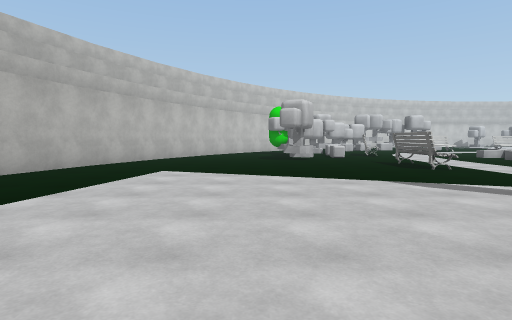
[1] (above)

24 first-person views from a walk through a Unity game level. The camera is 1.4 m above the floor, tilts 4° down and sees 80° across. The floor is counted in squares, 2 m on a side. Each view is taken from the middle of a square. On the plan, view 1 faces up. The plan holds only what a view shows up to about 10 squares ahead; the rest is blank. The place goes on beyond the plan. Surface patterns are stand-ins for the level's own textures.

[2]
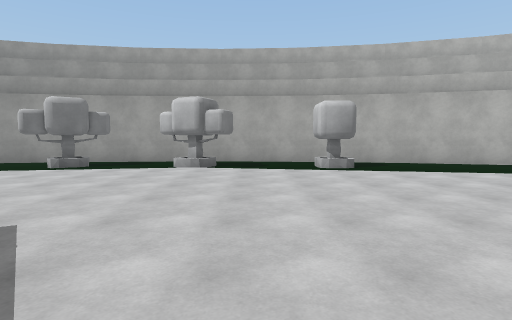

[3]
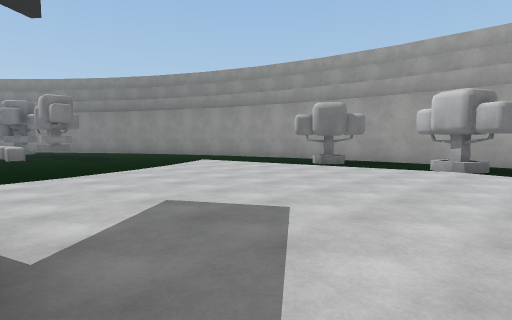

[4]
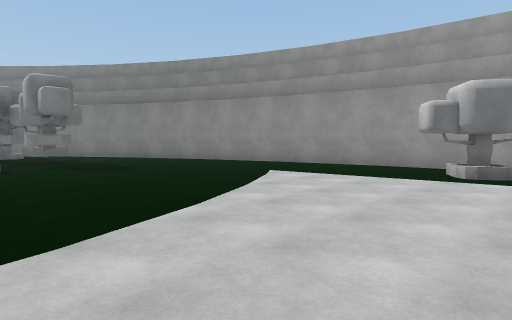

[5]
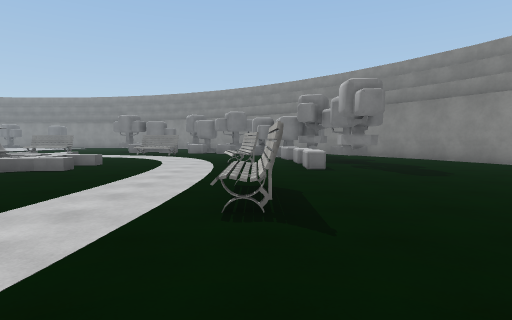

[6]
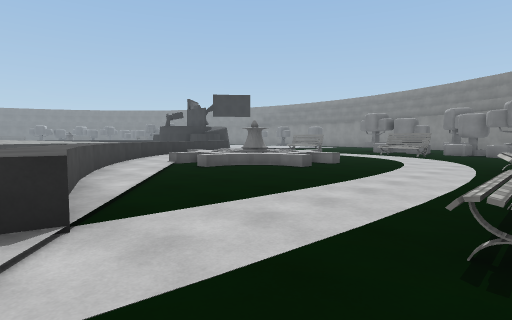

[7]
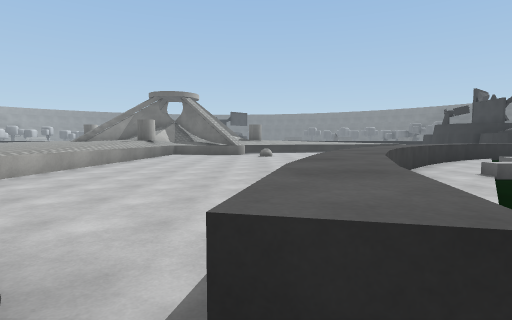

[8]
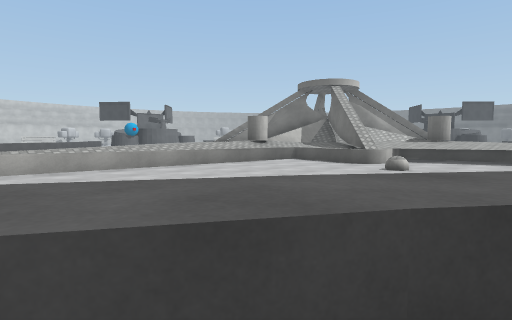

[9]
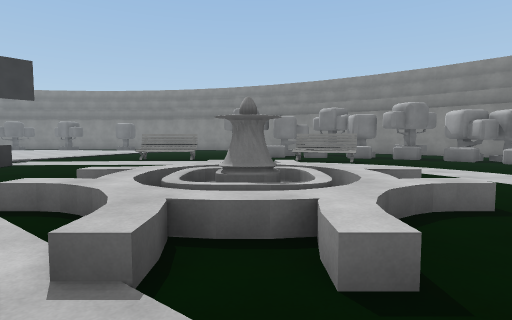

[10]
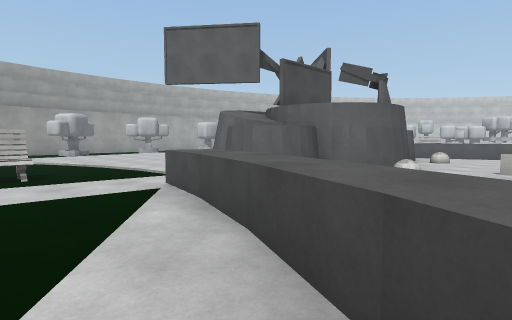

[11]
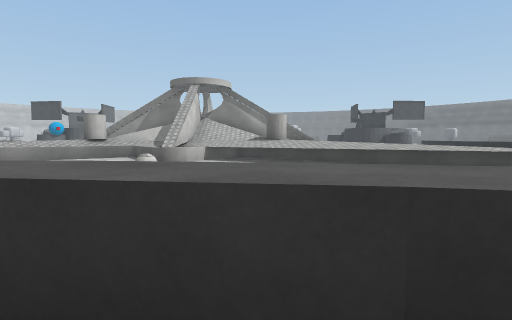

[12]
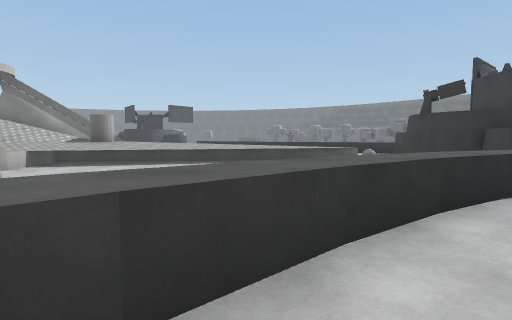

[13]
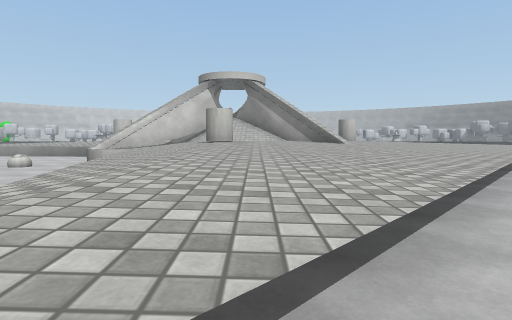

[14]
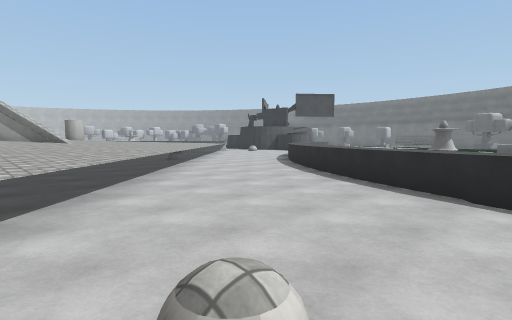

[15]
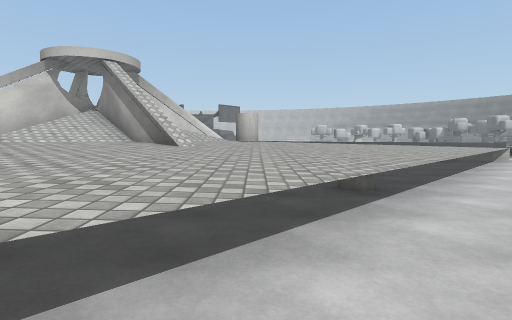

[16]
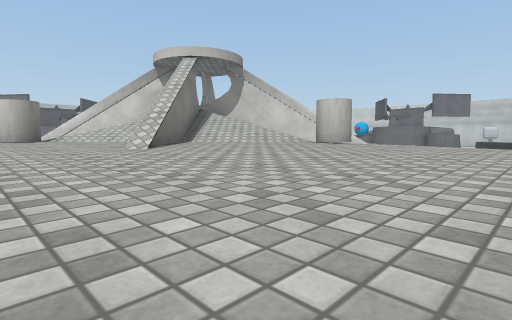

[17]
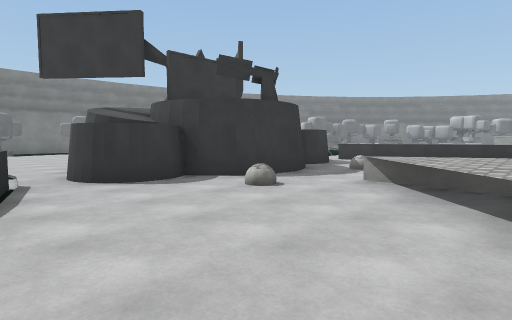

[18]
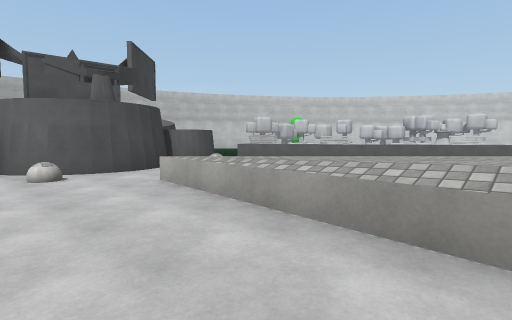

[19]
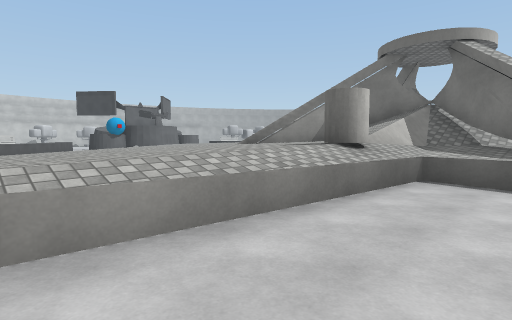

[20]
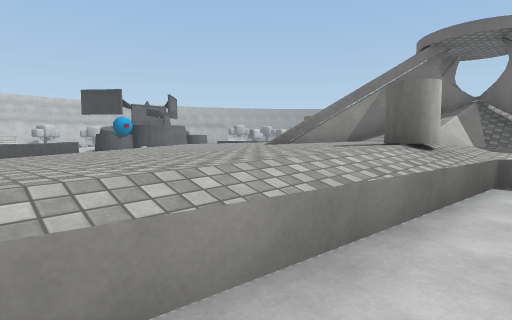

[21]
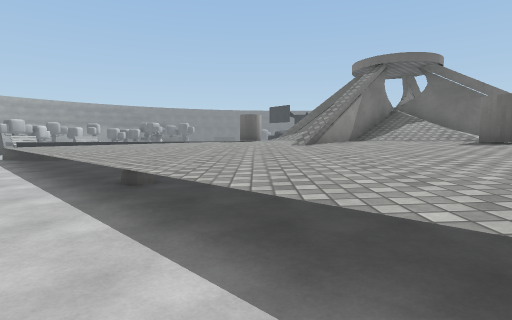

[22]
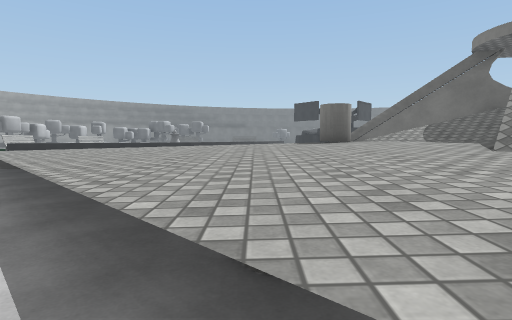

[23]
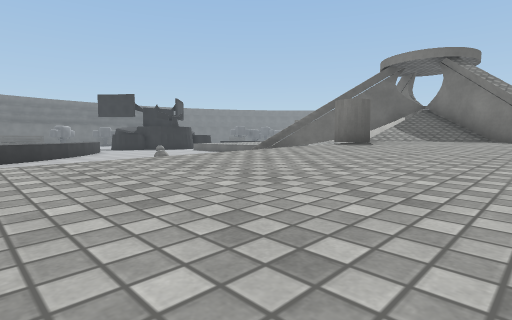

[24]
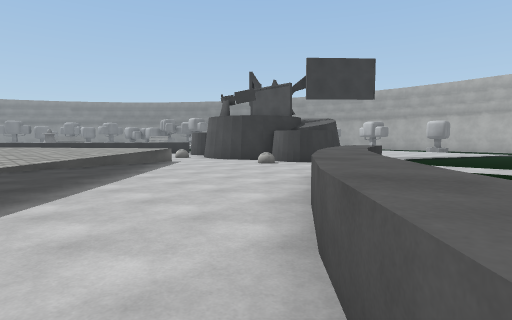

### Floor plan
Key: @ floor where view 1 was taken; # wall or solid block; x gap in a wall; . floor; = window, fence, low wall or low ledge; ^ raised ledge; v drop or lower ground; B ball.
Columns run from 6 left of view 1 to 31 right of it. Each row starts with its distance up from view 1.
 10  ##............           .^^^
  9  #........#^...          .^^^^      .^
  8  #........#^..     .^. ..^^^^^      .=
  7 ##............    ^^....^^^^^^      ..
  6 #............   ^^^....^^^^^^^
  5 #...........  ^^^.....^^^^^^^^
  4 #..........  ^^......^^^^^^^^#
  3 #.#.......   x......^^^^^^^^^^  ^^
  2 #.........   ##B...^^^^^^^^^^  ##
  1 #..........  #....^^^^^^^^^#
  0 #.....@...   ##.=^^^^^^^^^^#      #
 -1 #.#.......    #.....^^^^^^^##   ^^^^^^
 -2 #.........   ##B..........^^^  #^^^^^^
 -3 #..........###...........^^^^^^^^^^^^^
 -4 #x#.........##...........^^^^^^^^^^^^^
 -5 #............^^.........B..^^#^^^^^^^^
 -6 #.............^^^.  .......^^^^^^^^^^.
 -7 #.........^......^^.     ...^^^^^^^^..
 -8 ##........#.......^^      ..^^^^^^^...
 -9  #........^.........^.      ^^^^^^...=
-10  #..............=.=..^.     ^^^^^....^
-11    ............=vvv=..^     .^^^....^
-12    ....#^.#.....v^v...^^     ^^....^^
-13   #....##.#^...=vvv=...^     ^.....^.
-14   ##...#=. =....=.=  ..^^   ......^^
-15        .x  ....      ...^ ........^.
-16         # .....     ....^.#######.^
-17          #......   ......       #.^
-18          ##...#^   ......

Where each view was taken, in squares from view 1:
view 1: 0 up, 0 right, facing up
view 2: 1 up, 4 right, facing left
view 3: 1 up, 4 right, facing down-left
view 4: 3 down, 3 right, facing down-left
view 5: 4 down, 4 right, facing down
view 6: 5 down, 4 right, facing down-right
view 7: 5 down, 6 right, facing right
view 8: 8 down, 11 right, facing up-right
view 9: 8 down, 11 right, facing down
view 10: 8 down, 11 right, facing up-left
view 11: 12 down, 15 right, facing up-right
view 12: 10 down, 13 right, facing right
view 13: 13 down, 24 right, facing up
view 14: 15 down, 24 right, facing up-right
view 15: 10 down, 28 right, facing up
view 16: 6 down, 31 right, facing up-left
view 17: 11 down, 28 right, facing down-left
view 18: 3 down, 15 right, facing up-left
view 19: 3 down, 14 right, facing up-right
view 20: 2 down, 14 right, facing up-right
view 21: 4 up, 13 right, facing right
view 22: 6 up, 16 right, facing right
view 23: 10 up, 20 right, facing down-right
view 24: 8 up, 15 right, facing down-left
